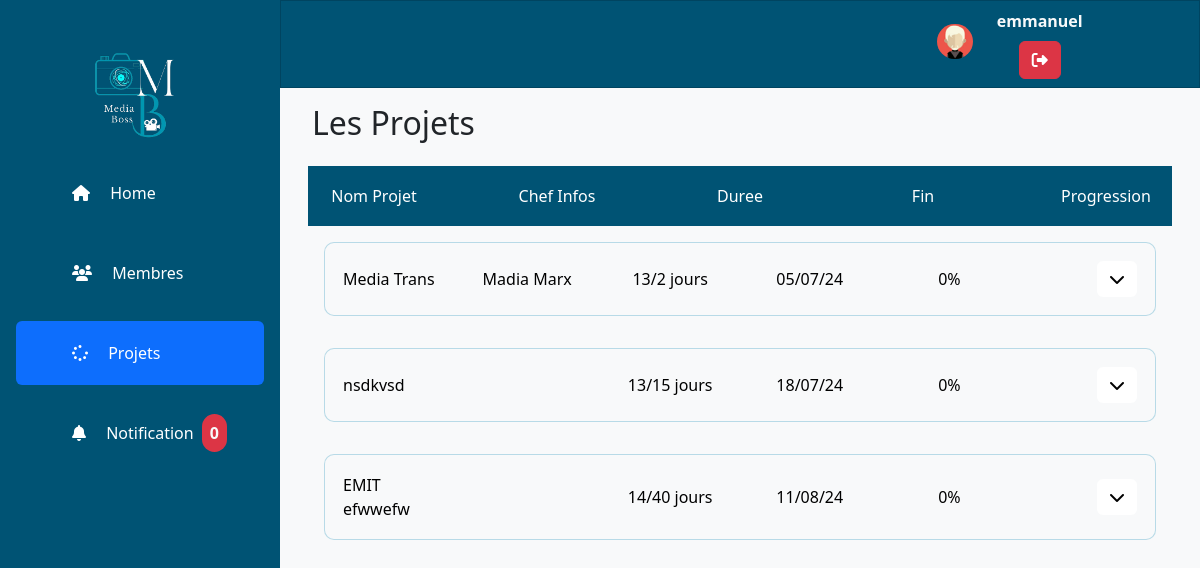
Page /views/projets.php?projet=active (signed in) on the earlier database version.
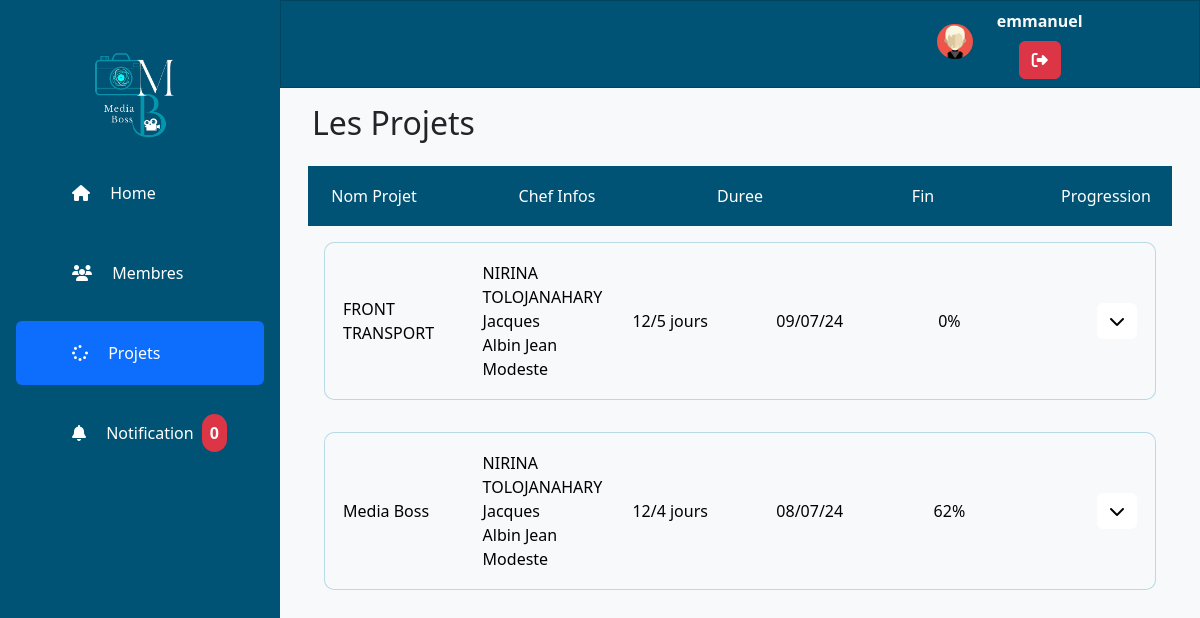
Same page on the later database version.
### tables this page shows
CREATE TABLE `projet` (
  `N_pro` int(10) NOT NULL,
  `id_chef` bigint(14) DEFAULT NULL,
  `nomP` varchar(100) NOT NULL,
  `dateDeb` timestamp NULL DEFAULT current_timestamp(),
  `dateFin` date DEFAULT NULL,
  `duree` int(4) NOT NULL
);

CREATE TABLE `personnel` (
  `cin` bigint(14) NOT NULL,
  `nom` varchar(50) NOT NULL,
  `prenom` varchar(50) NOT NULL,
  `telephone` varchar(50) NOT NULL,
  `photo` text NOT NULL DEFAULT 'logo.png',
  `email` varchar(50) NOT NULL,
  `date_enregistrement` timestamp NOT NULL DEFAULT current_timestamp() ON UPDATE current_timestamp(),
  `qualif` varchar(100) NOT NULL,
  `lienProfile` text NOT NULL,
  `description` text NOT NULL,
  `password` text DEFAULT NULL
);

### api/read/listesComment.php (called while the page is built, shortened)
<?php
function countComment($conn)
{
    $sql = "SELECT count(comment_id) as count FROM comment WHERE status='N'";
    $stmt = $conn->prepare($sql);
    $stmt->execute([]);
    if ($stmt->rowCount() > 0) {
        $comment = $stmt->fetch(PDO::FETCH_ASSOC);
        return $comment;
    } else {
        $comment = [];
        return $comment;
    }
}

### api/read/listesProjets.php (called while the page is built)
<?php
function getProjets($conn, $rech)
{
    $sql = "SELECT projet.*, DATE(projet.dateDeb) as dateCom ,personnel.nom,personnel.prenom FROM projet LEFT JOIN personnel on  projet.id_chef = personnel.cin WHERE dateFin IS NULL AND nomP LIKE '%".$rech."%' ORDER BY N_pro DESC";
    $stmt = $conn->prepare($sql);
    $stmt->execute([]);
    if ($stmt->rowCount() > 0) {
        $task = $stmt->fetchAll(PDO::FETCH_ASSOC);
        return $task;
    } else {
        $task = [];
        return $task;
    }
}
function getPercent($conn, $idProj)
{
    $sql = "SELECT COUNT(tache_id) AS 'tout' FROM tache WHERE id_projet = ?";
    $sq2 = "SELECT COUNT(tache_id) AS 'fin' FROM tache WHERE id_projet = ? AND etat = 'F'";
    $stmt1 = $conn->prepare($sql);
    $stmt2 = $conn->prepare($sq2);
    $stmt1->execute([$idProj]);
    $stmt2->execute([$idProj]);
    $all = $stmt1->fetch(PDO::FETCH_ASSOC)['tout'];
    if ($stmt1->rowCount() > 0 && $stmt2->rowCount() > 0 && $all != 0) {
        $fin = $stmt2->fetch(PDO::FETCH_ASSOC)['fin'];
        $percent = $fin * 100 / $all;
        $percent = intval($percent);
    }
    else{
        $percent = "0";
    }
    return $percent;
}

### components/pages/projets.php (the view, shortened to what this page needs)
<?php $rech = "";
$projets = getProjets($conn, $rech);
?>
<div class="page-wrapper px-3" id="listProjet">
    <div class="d-flex justify-content-between align-items-center">
        <h2 style="text-align:center;" class="p-3">Les Projets</h2>
    </div>
    <div class="container-fluid d-flex flex-column justify-content-between">
        <div class="bg-dark d-flex justify-content-between p-3 position-sticky" style="text-wrap:nowrap; top:100px;z-index:200;">
            <label for="nom" style="font-weight: 400;color:white; text-align:center;padding:2px; width:100px;">Nom
                Projet</label>
            <label for="nom" style="font-weight: 400;color:white; text-align:center;padding:2px; width:100px;">Chef
                Infos</label>
            <label for="action" style="font-weight: 400;color:white; text-align:center;padding:2px; width:100px;">Duree</label>
            <label for="action" style="font-weight: 400;color:white; text-align:center;padding:2px; width:100px;">Fin</label>
            <label for="action" style="font-weight: 400;color:white; text-align:center;padding:2px; width:100px;">Progression</label>
        </div>
        <?php
        foreach ($projets as $pr) :
            $datep1 = date_create($pr['dateCom']);
            $datep = new DateTime($pr['dateCom']);
            $datep2 = date_create();
            $dureep = intval(explode(" ", $pr['duree'])[0]);
            $diffp = date_diff($datep1, $datep2)->format('%a');
            $finp = $datep->add(new DateInterval('P' . $dureep . 'D'));
            $perc = getPercent($conn, $pr['N_pro']);
        ?>
            <div class="bg-light d-flex flex-column justify-content-between m-3" style="text-wrap:nowrap;border:1px solid #8ec7da99;border-radius:10px;">
                <div class="bg-light d-flex justify-content-between align-items-center m-3" style="text-wrap:wrap;">
                    <label for="nom" style="font-weight: 400;color:black; text-align:left;padding:2px; width:100px;"><?= $pr['nomP'] ?></label>
                    <label for="nom" style="font-weight: 400;color:black; text-align:left;padding:2px; width:100px;"><?= $pr['nom'] . " " . $pr['prenom'] ?></label>
                    <label for="action" style="font-weight: 400;color:black; text-align:center;padding:2px; width:100px;"><?= $diffp . "/" . $pr['duree'] . " jours" ?></label>
                    <label for="action" style="font-weight: 400;color:black; text-align:center;padding:2px; width:100px;"><?= $finp->format("d/m/y") ?></label>
                    <label for="action" style="font-weight: 400;color:black; text-align:center;padding:2px; width:100px;"><?= $perc . "%" ?></label>
                    <label for="action" class="d-flex justify-content-end align-items-center" style="font-weight: 400;color:white; text-align:center;padding:2px; width:100px;">
                        <button class="btn btn-primary" onclick="seeTask('listTask<?= $pr['N_pro'] ?>')" style="background-color:white; color:black;border:none;"><i class="fa fa-chevron-down"></i>
                        </button>
                    </label>
                </div>
            </div>
        <?php endforeach; ?>
    </div>
</div>

### views/projets.php (shortened to what this page needs)
<!DOCTYPE html>
<html lang="en">
<?php
require_once "../api/db.php";
require '../api/read/listesProjets.php';
?>
<head>
    <?php require '../components/forall/head.php' ?>
<body style="height: 100vh; overflow-y:hidden;">
    <div class="d-flex" style="height: 100%">
        <?php require '../components/forall/header.php' ?>
        <div class="bg-light w-100">
            <div id="homepage" style="height: 100vh; overflow:auto; position:relative;">
                <?php require '../components/forall/pin.php'?>
                <?php require '../components/pages/projets.php' ?>
            </div>
        </div>
    </div>
    <?php require '../components/forall/footer.php' ?>

### components/forall/head.php (shortened to what this page needs)
    <link rel="stylesheet" href="../css/bootstrap.min.css">
    <link rel="stylesheet" href="../css/sidebars.css">
    <link rel="stylesheet" href="../css/all.min.css">
    <link rel="stylesheet" href="../css/menu.css">
</head>

### components/forall/header.php
<?php require_once '../api/read/listesComment.php' ?>
<div class=" d-flex flex-column flex-shrink-0 p-3 bg-dark" style="width: 280px; height: 100%;z-index:500;">
    <a href="/" class="d-flex align-items-center justify-content-center text-white text-decoration-none">
        <img src="../assets/images/media-boss-logo.png" alt="" style="width:140px; height:140px;">
    </a>
    <ul class="nav nav-pills flex-column mb-auto">
        <li class="nav-item mb-3">
            <a href="menu.php?home=active"
                class="nav-link text-white <?php if (isset($_GET["home"]))
                    echo $_GET["home"]; ?>" aria-current="page">
                <svg class="bi pe-none me-2" width="16" height="16">
                    <i class="fa fa-home p-3"></i>
                </svg>
                Home
            </a>
        </li>
        <li class="nav-item mb-3">
            <a href="members.php?membre=active"
                class="nav-link text-white <?php if (isset($_GET["membre"]))
                    echo $_GET["membre"]; ?>">
                <svg class="bi pe-none me-2" width="16" height="16">
                    <i class="fa fa-users p-3"></i>
                </svg>
                Membres
            </a>
        </li>
        <li class="nav-item mb-3">
            <a href="projets.php?projet=active"
                class="nav-link text-white <?php if (isset($_GET["projet"]))
                    echo $_GET["projet"]; ?>">
                <svg class="bi pe-none me-2" width="16" height="16">
                    <i class="fa fa-spinner p-3"></i>
                </svg>
                Projets
            </a>
        </li>
        <li class="nav-item mb-3" id="headerDiv">
            <a href="notification.php?notification=active"
                class="nav-link text-white <?php if (isset($_GET["notification"]))
                    echo $_GET["notification"]; ?>">
                <svg class="bi pe-none me-2" width="16" height="16">
                    <i class="fa fa-bell p-3"></i>
                </svg>
                Notification<span
                    class="bg-danger p-2 text-light text-center rounded-5 m-2"><?= countComment($conn)['count'] ?></span>
            </a>
        </li>
    </ul>
</div>

### components/forall/pin.php
<div class="bg-dark" style="width:100%; position:sticky; top:0;">
    <div class="card cards bg-dark">
        <div class="info">
            <img src="../assets/images/users/d2.jpg" alt="" width="15%">
            <div class="nom" style="display: flex; align-items: center; gap: 0.5em; margin-left: 1em;">
                <span class="text-light"><?= $_SESSION["name"] ?></span>
                <a href="../api/app/http/_auth.php?deconnecter" class="btn btn-danger"><i class="fas fa-sign-out-alt"></i></a>
            </div>
        </div>
    </div>
</div>

### components/forall/footer.php (shortened to what this page needs)
</body>
</html>

### css/sidebars.css (style rules this page uses)
body { min-height: 100vh; min-height: -webkit-fill-available; }
html { height: -webkit-fill-available; }
.bi { vertical-align: -.125em; pointer-events: none; fill: currentColor; }

### css/menu.css (style rules this page uses)
.cards { display: flex; align-items: flex-end; padding: 0.5em 1.5em; border-radius: 0; }
img { margin-bottom: 5px; border-radius: 50%; }
.info { display: flex; gap: 0.5em; align-items: center; }
span { font-weight: 700; }
.nom { display: flex; flex-direction: column; align-items: center; }
.bg-dark { background-color:#005374!important; }
.btn-primary { background-color:#005374; color:white; }

### components/forall/head.php (style rules this page uses)
* { transition: 0.5s; }
#headerDiv { z-index: 1000000; }

Differences in the rows shown:
removed projet: nomP "Media Trans", id_chef.nom "Madia", id_chef.prenom "Marx", diffp "13", duree "2", format "05/07/24", perc "0"
removed projet: nomP "nsdkvsd", diffp "13", duree "15", format "18/07/24", perc "0"
removed projet: nomP "EMIT efwwefw", diffp "14", duree "40", format "11/08/24", perc "0"
added projet: nomP "FRONT TRANSPORT", id_chef.nom "NIRINA TOLOJANAHARY", id_chef.prenom "Jacques Albin Jean Modeste", diffp "12", duree "5", format "09/07/24", perc "0"
added projet: nomP "Media Boss", id_chef.nom "NIRINA TOLOJANAHARY", id_chef.prenom "Jacques Albin Jean Modeste", diffp "12", duree "4", format "08/07/24", perc "62"
